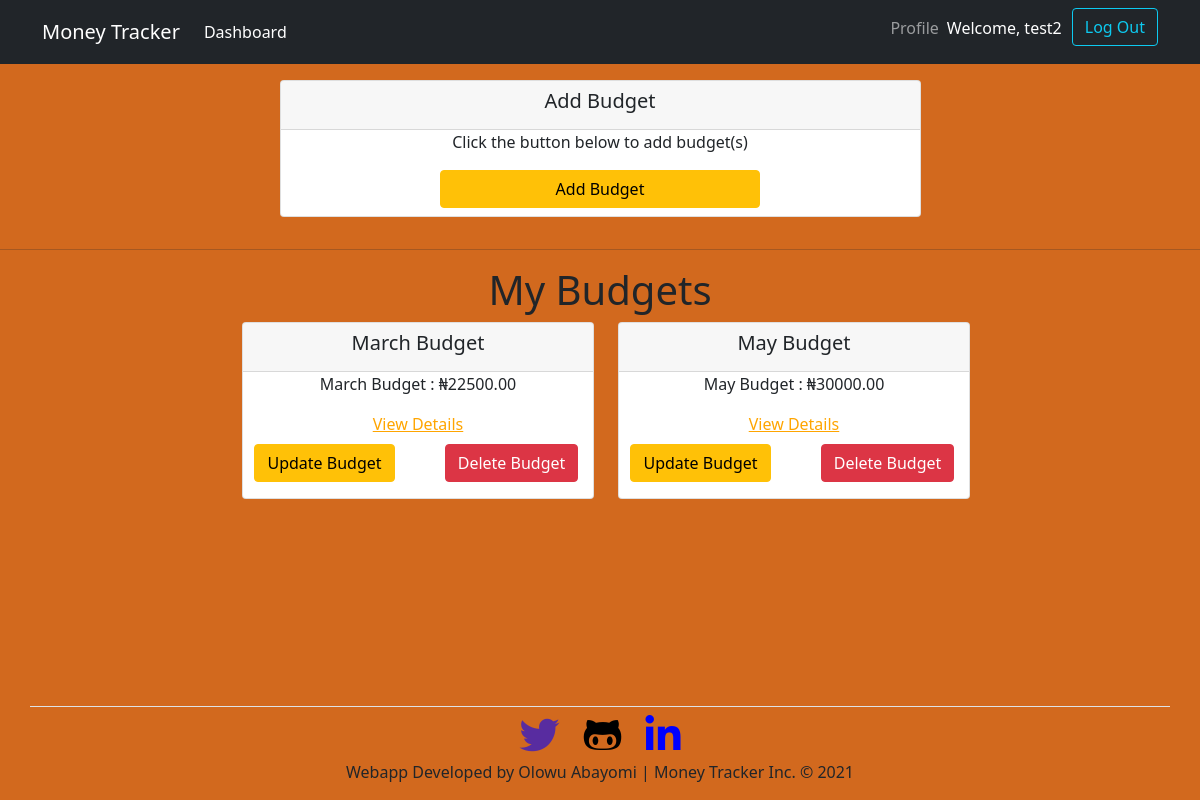
Screenshot of /home/budget (signed in) with the database file from the repository.
### budget/models.py (models this page shows, shortened)
class Budget(models.Model):
    user = models.ForeignKey(settings.AUTH_USER_MODEL, on_delete=models.CASCADE, unique=False)
    budget_name = models.CharField(max_length=100)
    amount = models.DecimalField(max_digits=10, decimal_places=2)
    created_at = models.DateTimeField(auto_now_add=True)
    updated_at = models.DateTimeField(auto_now_add=True)

### budget/views.py (the view)
# urls.py: path('home/budget', budget_list_view, name="budget_list"),
@login_required(login_url="account-login")
def budget_list_view(request):
    template_name = "budget/budget_list.html"
    budgets = Budget.objects.filter(user=request.user)
    context = {"budgets":budgets}
    return render(request, template_name, context)

### budget/templates/budget/budget_list.html (shortened to what this page needs)
{% extends 'base.html' %}
{% load static%}
{% block content %}
     {% if budgets %}
    <main role="main" class="container">
       <div class="row justify-content-center">
            <div class="col-md-7 add-budget-margin">
                <div class="card text-center text-black mb-3">
                    <div class="card-header">
                        <h5 class="card-title">Add Budget</h5>
                    </div>
                    <p>Click the button below to add budget(s)</p>
                    <div class="mb-2">
                        <a href="{% url 'create_budget' %}" class="btn btn-warning w-50">Add Budget</a>
                    </div>
                </div>
            </div>
       </div>
    </main>
    <hr>
       <main class="container">
            <h1 class="text-center">My Budgets</h1>
            <div class="row justify-content-center add-budget-margin budget-list-margin">
                {% for budget in budgets %}
                <div class="col-md-4">
                    <div class="card text-center text-black mb-3">
                        <div class="card-header">
                            <h5 class="card-title">{{budget.budget_name}}</h5>
                        </div>
                        <p>{{ budget.budget_name }} : ₦{{budget.amount}}</p>
                        <a href="{% url 'budget_detail' budget.pk %}" style="color:orange;">View Details</a>
                        <div class="row justify-content-center mb-3">
                            <div class="col-md-6 mt-2">
                                <a href="{% url 'update_budget' budget.pk %}" class="btn btn-warning">Update Budget</a>
                            </div>
                            <div class="col-md-6 mt-2">
                                <a href="{% url 'delete_budget' budget.pk %}" class="btn btn-danger">Delete Budget</a>
                            </div>
                        </div>
                    </div>
                </div>
                {% endfor %}
            </div>
       </main>
    {% endif %}
{% endblock content %}

### templates/base.html (shortened to what this page needs)
{% load static %}
<!DOCTYPE html>
<html lang="en">
    <head>
        <link rel="stylesheet" href="{% static 'bootstrap5/css/bootstrap.min.css' %}" type="text/css">
        <link rel="stylesheet" href="{% static 'css/budget.css' %}" type="text/css">
        <link rel="stylesheet" href="https://use.fontawesome.com/releases/v5.15.3/css/all.css"
>
    </head>
    <body>
        <header class="site-header" style="margin-bottom: 1em;">
            <nav class="navbar navbar-expand-md navbar-light navbar-dark bg-dark">
                <div class="container">
                    <a class="navbar-brand mr-5" href="{% url 'account-signup' %}">Money Tracker</a>
                    {% if user.is_authenticated %}
                        <div class="collapse navbar-collapse" id="navbarNavDropdown">
                            <ul class="navbar-nav">
                                <li class="nav-item"><a class="nav-link active" aria-current="page" href="{% url 'budget_list' %}">Dashboard</a></li>
                            </ul>
                        </div>
                        <div class="collapse navbar-collapse justify-content-end" id="navbarNavDropdown">
                            <ul class="navbar-nav">
                                <li class="nav-item">
                                    <a class="nav-link" href="{% url 'account-profile' user.pk %}">Profile</a>
                                </li>
                                <li class="mt-2 text-white">
                                    <p>Welcome, {{request.user.first_name}}</p>
                                </li>
                                <li style="margin-left:10px;">
                                    <form action="{% url 'account-logout' %}" method="POST">
                                        <input type="submit" value="Log Out" class="btn btn-outline-info log-out">
                                    </form>
                                </li>
                            </ul>
                        </div>
                    {% endif %}
                </div>
            </nav>
        </header>
        {% block content %} {% endblock %}
            <div class="container fixed-bottom">
                <div class="row justify-content-center text-center">
                    <legend class="border-bottom mt-3"></legend>
                    <div class="col-md-12 mb-1 social-icon">
                        <a href="https://twitter.com/yungelda"><i class="fab fa-twitter"></i></a>
                        <a href="https://github.com/aayobam"><i class="fab fa-github-alt"></i></a>
                        <a href="https://linkedin.com/in/aayobam"><i class="fab fa-linkedin-in"></i></a>
                    </div>
                    <div class="col-md-12">
                        <p>Webapp Developed by Olowu Abayomi | Money Tracker Inc. &copy 2021</p>
                    </div>
                </div>
            </div>
    </body>
</html>

### static/css/budget.css (style rules this page uses)
body { background: chocolate; margin:0px auto; }
.social-icon .fab { font-size: 40px; margin: 0px 10px; }
.social-icon .fa-twitter { color:rgba(0, 0, 255, 0.582); }
.social-icon .fa-github-alt { color:rgb(0, 0, 0); }
.add-budget-margin { margin-left:0px; }
a { color: blue; }

### rows the page displays
Budget: budget_name "March Budget", amount "22500.00"
Budget: budget_name "May Budget", amount "30000.00"

### other values shown
{{ request.user.first_name }} "test2"
